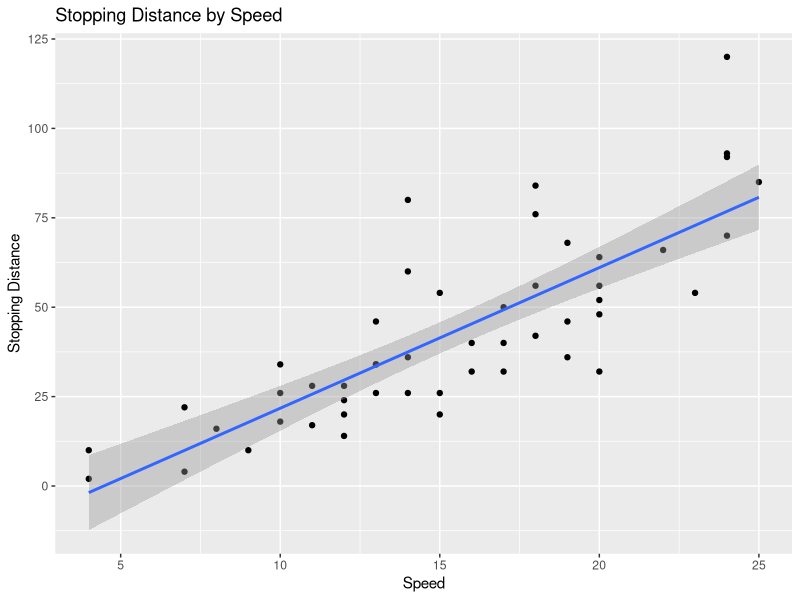
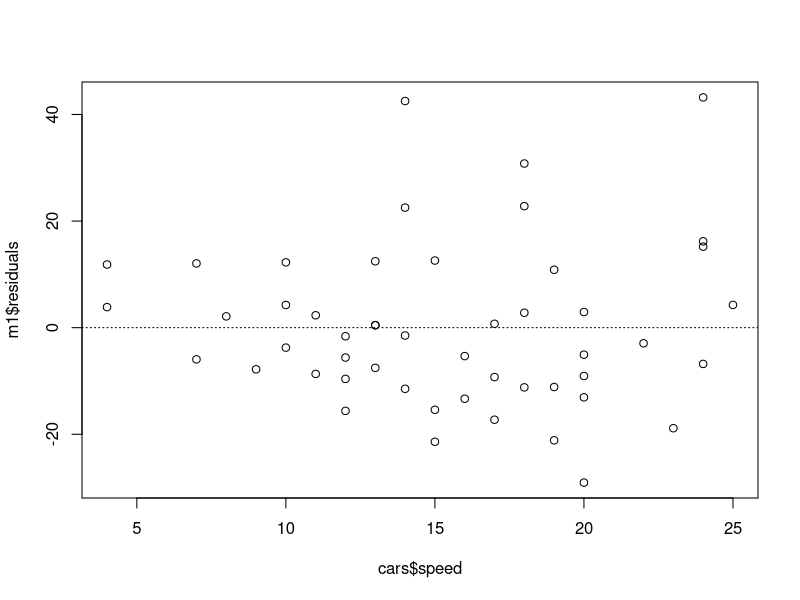
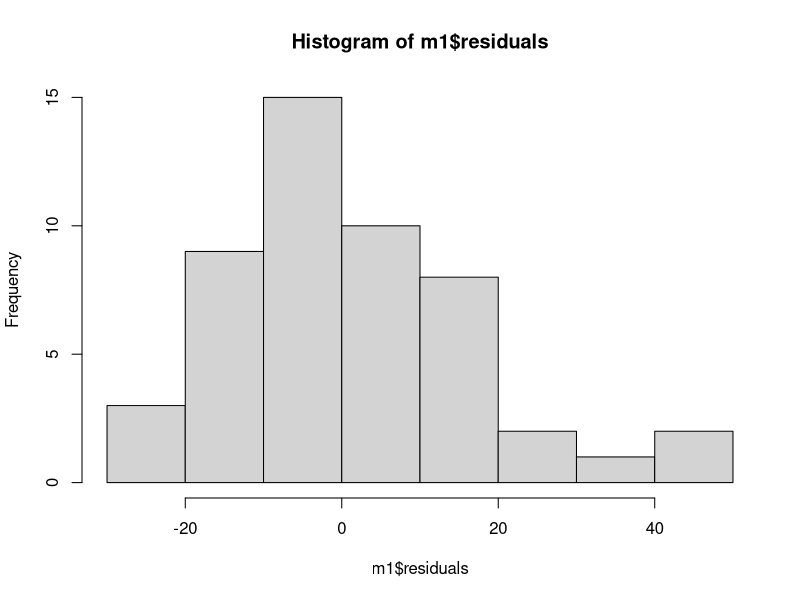

Reproduce these figures in R, in order.
## ---- chunk 1
library(dplyr)
library(ggplot2)
## ---- chunk 2
head(cars)
## ---- chunk 3
cars %>% ggplot(aes(x=speed, y=dist)) + geom_point() + geom_smooth(method="lm") + labs(x="Speed", y="Stopping Distance", title="Stopping Distance by Speed")
## ---- chunk 4
m1 <- lm(dist ~ speed, data=cars)
summary(m1)
## ---- chunk 5
plot(m1$residuals ~ cars$speed)
abline(h = 0, lty = 3)  # adds a horizontal dashed line at y = 0
## ---- chunk 6
hist(m1$residuals)
